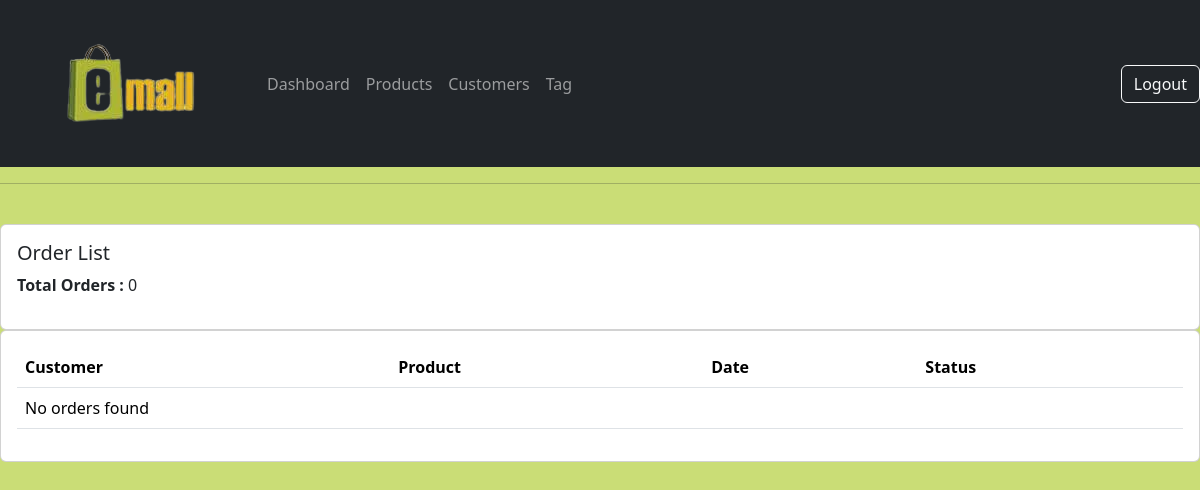
Before: /order_list/ (signed in) with the older database file.
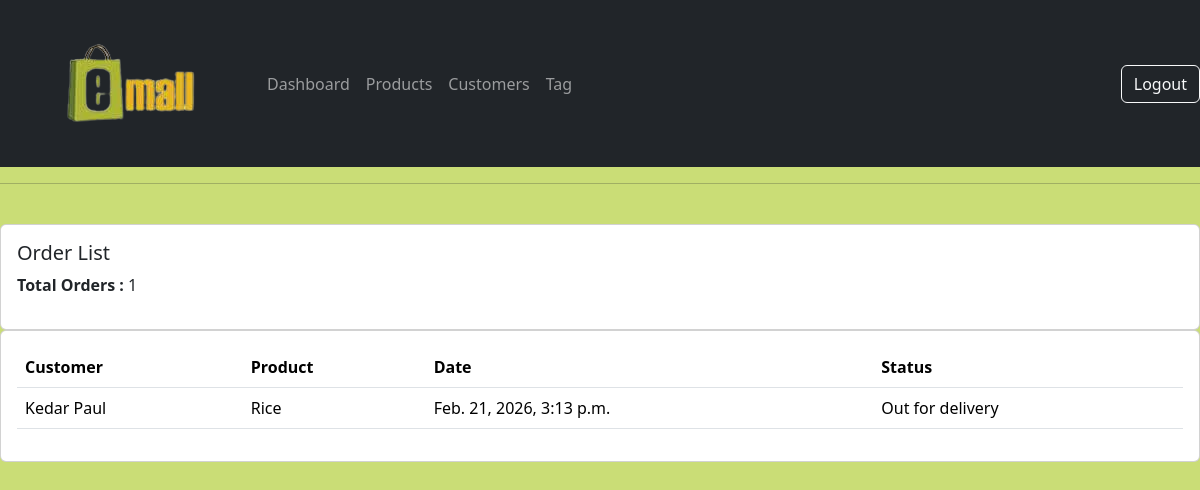
After: the same page with the newer database file.
### account/models.py (models this page shows, shortened)
class Order(models.Model):
    STATUS = (
        ('Pending', 'Pending'),
        ('Out for delivery', 'Out for delivery'),
        ('Delivered', 'Delivered'),
    )
    customer = models.ForeignKey(Customer, null=True, on_delete=models.CASCADE)
    product = models.ForeignKey(Product, null=True, on_delete=models.CASCADE)
    date_created = models.DateTimeField(auto_now_add=True, null=True)
    status = models.CharField(max_length=200, null=True, choices=STATUS)

class Customer(models.Model):
    name = models.CharField(max_length=200, null=True)
    phone = models.CharField(max_length=200, null=True)
    email = models.CharField(max_length=200, null=True)
    date_created = models.DateTimeField(auto_now_add=True, null=True)

class Product(models.Model):
    CATEGORY = (
        ('Indoor', 'Indoor'),
        ('Out Door', 'Out Door'),
    )
    name = models.CharField(max_length=200, null=True)
    price = models.FloatField(null=True)
    category = models.CharField(max_length=200, null=True, choices=CATEGORY)
    description = models.CharField(max_length=200, null=True, blank=True)
    date_created = models.DateTimeField(auto_now_add=True, null=True)
    pic = models.ImageField(upload_to='product_images/', blank=True)
    tags = models.ManyToManyField(Tag)

### account/views.py (the view)
# urls.py: path('order_list/',views.order_list,name='order_list'),
@login_required(login_url='login')
def order_list(request):
    orders = Order.objects.all()
    context = {'orders': orders}
    return render(request,'account/order_list.html',context)

### templates/account/order_list.html
{%  extends 'main.html' %}
{% block content %}
		<br>
		<div class="row">
			<div class="col-md">
				<div class="card card-body">
					<h5>{% if status_title %}{{status_title}}{% else %}Order List{% endif %}</h5>
					<p><strong>Total Orders : </strong>{{orders|length}}</p>
				</div>
				<div class="card card-body">
					<table class="table">
						<tr>
							<th>Customer</th>
							<th>Product</th>
							<th>Date</th>
							<th>Status</th>
						</tr>
						{% for order in orders %}
							<tr>
								<td>{{order.customer.name}}</td>
								<td>{{order.product.name}}</td>
								<td>{{order.date_created }}</td>
								<td>{{order.status}}</td>
							</tr>
                        {% empty %}
							<tr>
								<td colspan="4" class="text-order">No orders found</td>
							</tr>
						{% endfor %}
					</table>
				</div>
			</div>
		</div>
{% endblock content %}

Changed rows visible on the page:
added Order: customer.name "Kedar Paul", product.name "Rice", date_created "Feb. 21, 2026, 3:13 p.m.", status "Out for delivery"
Other visible differences:
{{ orders|length }}: "0" → "1"
text no longer shown: "No orders found"
